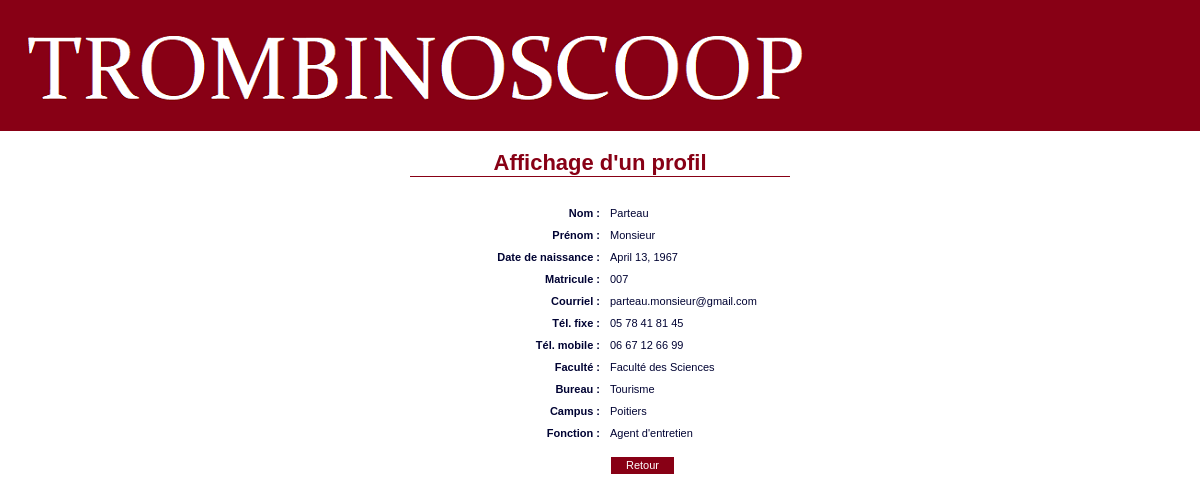
/showProfile?userToShow=5 (signed in), run on the app's committed database.
### Trombinoscoop/models.py (models this page shows, shortened)
class Person(models.Model):
    registration_number = models.CharField(max_length=10)
    last_name = models.CharField(max_length=30)
    first_name = models.CharField(max_length=30)
    birth_date = models.DateField()
    email = models.EmailField()
    home_phone_number = models.CharField(max_length=20)
    cellphone_number = models.CharField(max_length=20)
    password = models.CharField(max_length=32)
    friends = models.ManyToManyField('self')
    faculty = models.ForeignKey('Faculty', on_delete=models.PROTECT)
    person_type = 'generic'

class Faculty(models.Model):
    name = models.CharField(max_length=30)
    color = models.CharField(max_length=6)

class Employee(Person):
    office = models.CharField(max_length=30)
    campus = models.ForeignKey('Campus', on_delete=models.SET_NULL, null=True)
    job = models.ForeignKey('Job', on_delete=models.SET_NULL, null=True)
    person_type = 'employee'

class Campus(models.Model):
    name = models.CharField(max_length=30)
    address = models.CharField(max_length=60)

class Job(models.Model):
    title = models.CharField(max_length=30)

### Trombinoscoop/views.py (the view)
# urls.py: url('^showProfile$', views.show_profile),
def show_profile(request):
    logged_user = get_logged_user_from_request(request)
    if logged_user:
        if 'userToShow' in request.GET and request.GET['userToShow'] != '':
            user_to_show_id = int(request.GET['userToShow'])
            results = Person.objects.filter(id=user_to_show_id)
            if len(results) == 1:
                if Student.objects.filter(id=user_to_show_id):
                    user_to_show = Student.objects.get(id=user_to_show_id)
                else:
                    user_to_show = Employee.objects.get(id=user_to_show_id)
                return render(request, 'show_profile.html', {'user_to_show' : user_to_show})
            else:
                return render(request, 'show_profile.html', {'user_to_show' : logged_user})
        else:
            return render(request, 'show_profile.html', {'user_to_show' : logged_user})
    else:
        return redirect('/login')

### Trombinoscoop/views.py (called while the page is built)
def get_logged_user_from_request(request):
    if 'logged_user_id' in request.session:
        logged_user_id = request.session['logged_user_id']
        if len(Student.objects.filter(id=logged_user_id)) == 1:
            return Student.objects.get(id=logged_user_id)
        if len(Employee.objects.filter(id=logged_user_id)) == 1:
            return Employee.objects.get(id=logged_user_id)
        else:
            return None
    else:
        return None

### Trombinoscoop/templates/show_profile.html (shortened to what this page needs)
{% extends "base.html" %}
{% block bodyId %}showProfilePage{% endblock %}
{% block content %}
<h1>Affichage d'un profil</h1>
<dl class="fieldlist">
  <dt>Nom :</dt>
    <dd>{{ user_to_show.last_name }}</dd>
  <dt>Prénom :</dt>
    <dd>{{ user_to_show.first_name }}</dd>
  <dt>Date de naissance :</dt>
    <dd>{{ user_to_show.birth_date }}</dd>
  <dt>Matricule :</dt>
    <dd>{{ user_to_show.registration_number }}</dd>
  <dt>Courriel :</dt>
    <dd>{{ user_to_show.email }}</dd>
  <dt>Tél. fixe :</dt>
    <dd>{{ user_to_show.home_phone_number }}</dd>
  <dt>Tél. mobile :</dt>
    <dd>{{ user_to_show.cellphone_number }}</dd>
  <dt>Faculté :</dt>
    <dd>{{ user_to_show.faculty.name }}</dd>
{% if user_to_show.person_type == "student" %}
  <dt>Cursus :</dt>
    <dd>{{ user_to_show.cursus.title }}</dd>
  <dt>Année :</dt>
    <dd>{{ user_to_show.year }}</dd>
{% elif user_to_show.person_type == "employee" %}
  <dt>Bureau :</dt>
    <dd>{{ user_to_show.office }}</dd>
  <dt>Campus :</dt>
    <dd>{{ user_to_show.campus.name }}</dd>
  <dt>Fonction :</dt>
    <dd>{{ user_to_show.job.title }}</dd>
{% endif %}
</dl>
<p id="showProfileNavigationButtons">
  <a href="welcome" class="buttonLink">Retour</a>
</p>
{% endblock %}

### Trombinoscoop/static/css/style.css (style rules this page uses)
body { margin: 0; padding: 0; font-family: "Lucida Grande", Tahoma, Verdana, Arial, sans-serif; font-size: 11px; color: #000333; }
a.buttonLink { border-style: solid; border-width: 1px; border-color: #FFFFFF #FFFFFF #FFFFFF #FFFFFF; background-color: #880015; color : #FFFFFF; padding: 2px 15px 3px 15px; text-align: center; text-decoration: none; }
h1 { text-align: center; font-size: 22px; margin: 0px 60px 30px 60px; padding: 0 0 5px 5; color: #880015; border-bottom: 1px solid #880015; }
a { color: #880015 }
dl.fieldlist dt { display: block; width: 250px; float: left; text-align: right; padding: 0 10px 0 0; font-weight: bold; }
dl.fieldlist dd { display: block; width: 450px; padding: 0; margin: 0 0 10px 0; }
p#showProfileNavigationButtons { margin: 20px 0 0 260px; }

### data on the page
Person: last_name "Parteau", first_name "Monsieur", birth_date "April 13, 1967", registration_number "007", email "parteau.monsieur@gmail.com", home_phone_number "05 78 41 81 45", cellphone_number "06 67 12 66 99", faculty.name "Faculté des Sciences"
Employee: office "Tourisme", campus.name "Poitiers", job "Agent d'entretien"
